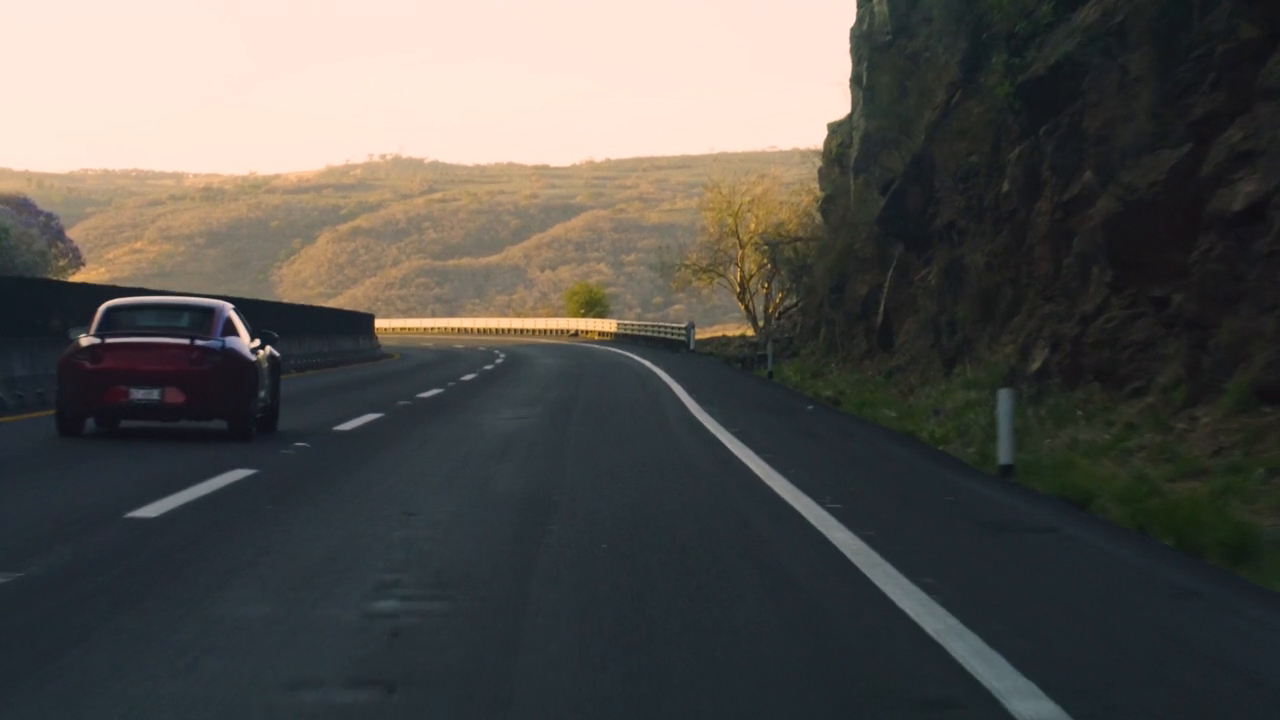
#> input picture frame 17 of road.mp4, 1280 x 720 px
$ python video_bright.py
#> lines starting #> are read from the running program, lines starting #| are printed output that depends on the picture
from pathlib import Path
import cv2

SOURCE = str('road.mp4')

cap = cv2.VideoCapture(SOURCE)

if not cap.isOpened():
    raise RuntimeError('Camera/video open failed')

target = Path('output/photo.png')

target.parent.mkdir(exist_ok=True)

delay = 1 if isinstance(SOURCE, int) else 42

while True:
    ret, frame = cap.read()
#> frame is the input picture: shape (720, 1280, 3); mean B, G, R 79.2, 83.1, 85.2

    if not ret:
        break

    frame = cv2.resize(frame, (640,360))
#> frame: shape (360, 640, 3)

    gray = cv2.cvtColor(frame, cv2.COLOR_BGR2GRAY)
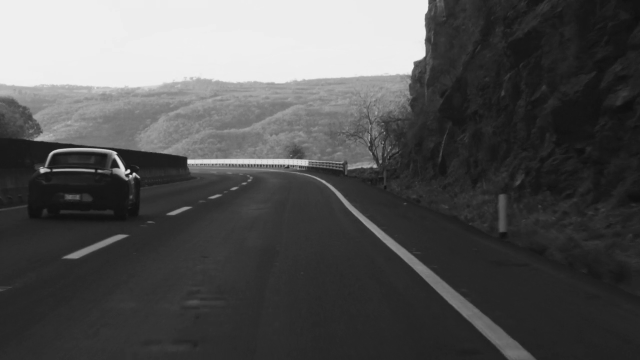
#> gray: shape (360, 640); min 14, max 241, mean 83.5
    dark = cv2.subtract(gray, 60)
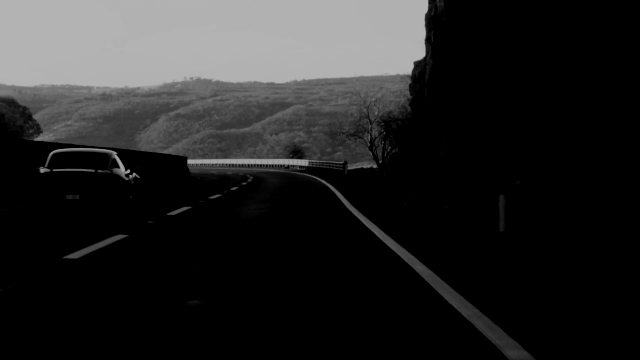
#> dark: shape (360, 640); min 0, max 181, mean 37.7
    bright = cv2.add(gray, 60)
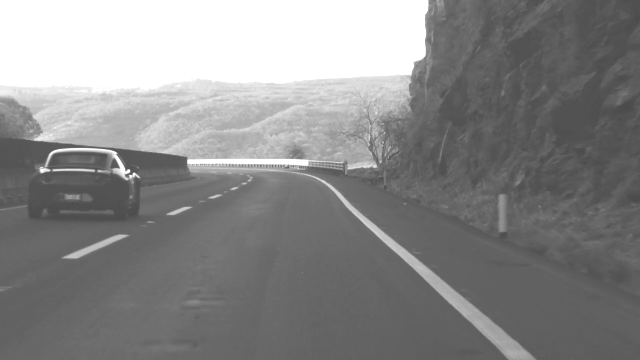
#> bright: shape (360, 640); min 74, max 255, mean 137

    cv2.imshow('CAPTURE', gray)
    cv2.imshow('dark', dark)
    cv2.imshow('bright', bright)


    key = cv2.waitKey(delay) & 0xFF
#> (key q is pressed here)


    small = gray[140:185, 300:345]
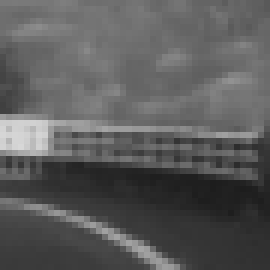
#> small: shape (45, 45) (shown 6 times larger); min 29, max 215, mean 91.1

    for flag in [cv2.INTER_NEAREST, cv2.INTER_LINEAR,
             cv2.INTER_CUBIC,   cv2.INTER_AREA]:
        up = cv2.resize(small, (640, 360), interpolation = flag)
        cv2.imshow(f'flag = {flag}', up)
#> this loop made 4 passes
#> pass 1, `up = cv2.resize(small, (640, 360), interpolation = flag)`:
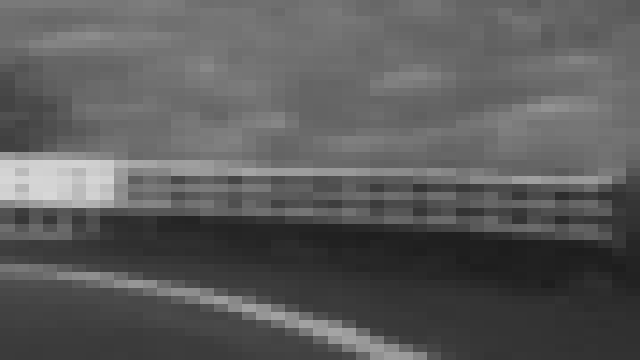
#> up: shape (360, 640); min 29, max 215, mean 91.1

    if key == ord('s'):
        print('saved:', cv2.imwrite(str(target), gray))

    if key == ord('q'):
        break

cap.release()
cv2.destroyAllWindows()

$ run again, starting later in the video
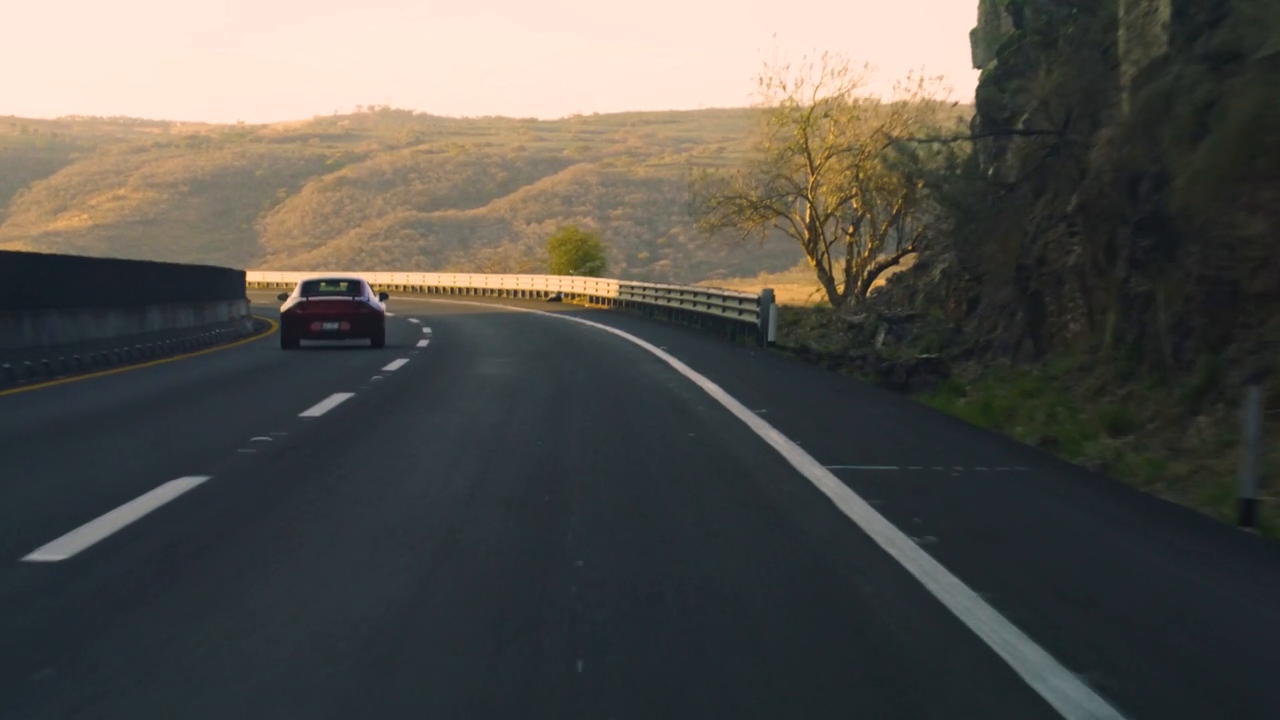
#> input picture frame 79 of road.mp4, 1280 x 720 px
#> frame is the input picture: shape (720, 1280, 3); mean B, G, R 77.4, 83, 85.2
#> frame: shape (360, 640, 3)
#> `bright = cv2.add(gray, 60)`:
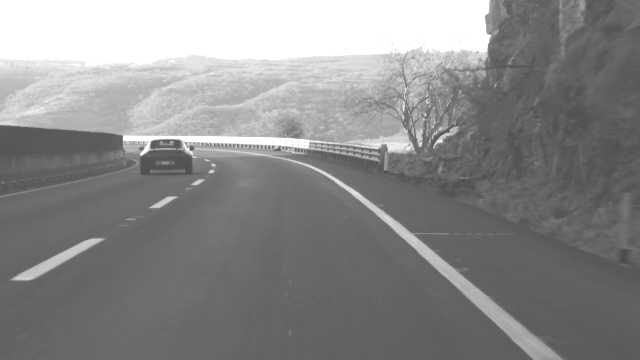
#> bright: shape (360, 640); min 75, max 255, mean 138.1
#> the loop `for flag in [cv2.INTER_NEAREST, cv2.INTER_LINEAR, cv2.INTER_CUBIC,   c..` made 4 passes
#> pass 2, `up = cv2.resize(small, (640, 360), interpolation = flag)`:
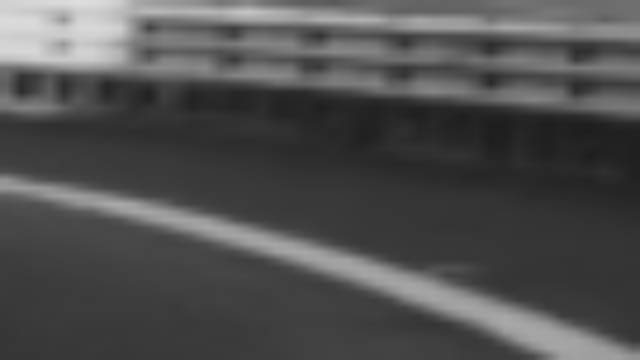
#> up: shape (360, 640); min 30, max 221, mean 79.7

$ run again, starting later in the video
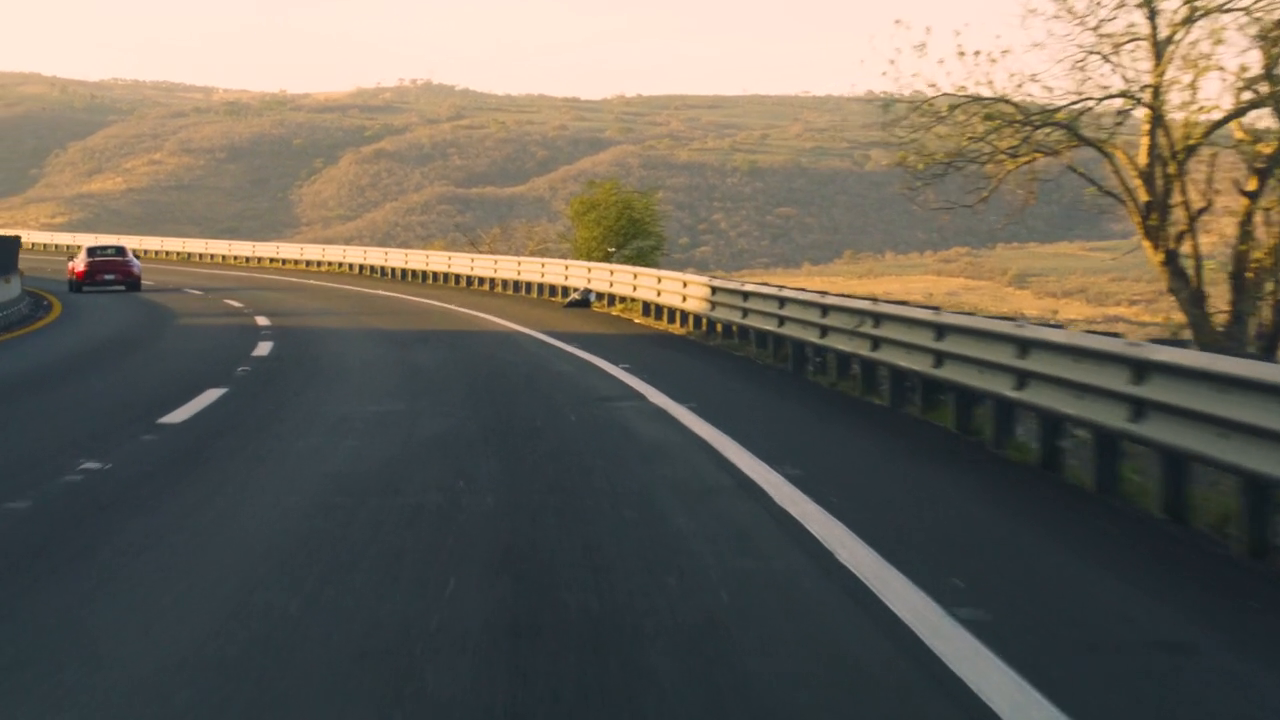
#> input picture frame 141 of road.mp4, 1280 x 720 px
#> frame is the input picture: shape (720, 1280, 3); mean B, G, R 90.1, 101.3, 107.6
#> frame: shape (360, 640, 3)
#> `bright = cv2.add(gray, 60)`:
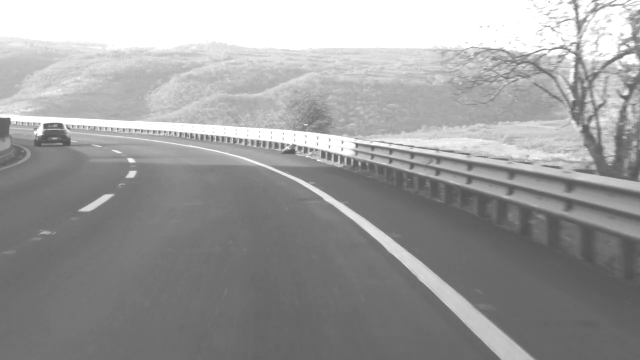
#> bright: shape (360, 640); min 81, max 255, mean 157.3
#> the loop `for flag in [cv2.INTER_NEAREST, cv2.INTER_LINEAR, cv2.INTER_CUBIC,   c..` made 4 passes
#> pass 2, `up = cv2.resize(small, (640, 360), interpolation = flag)`:
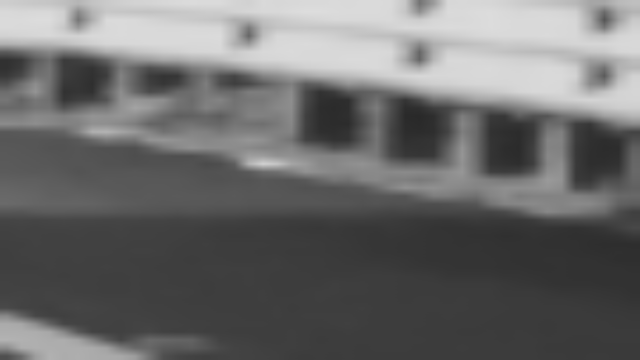
#> up: shape (360, 640); min 41, max 221, mean 107.7
